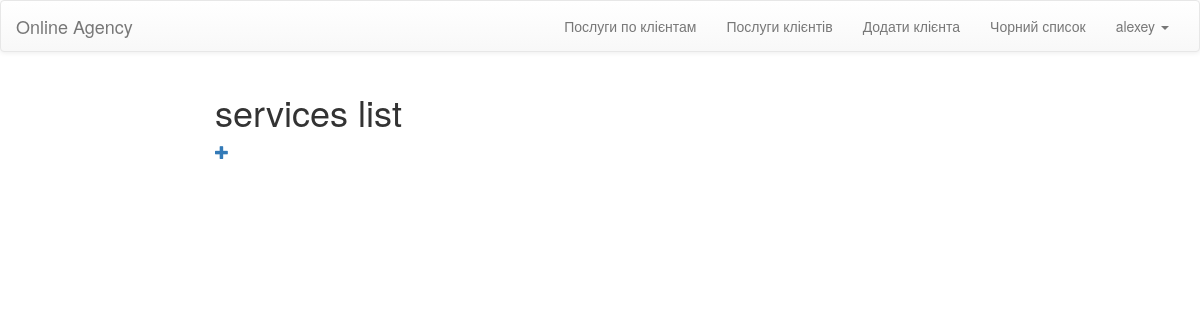
Page /services/ (signed in) on the earlier database version.
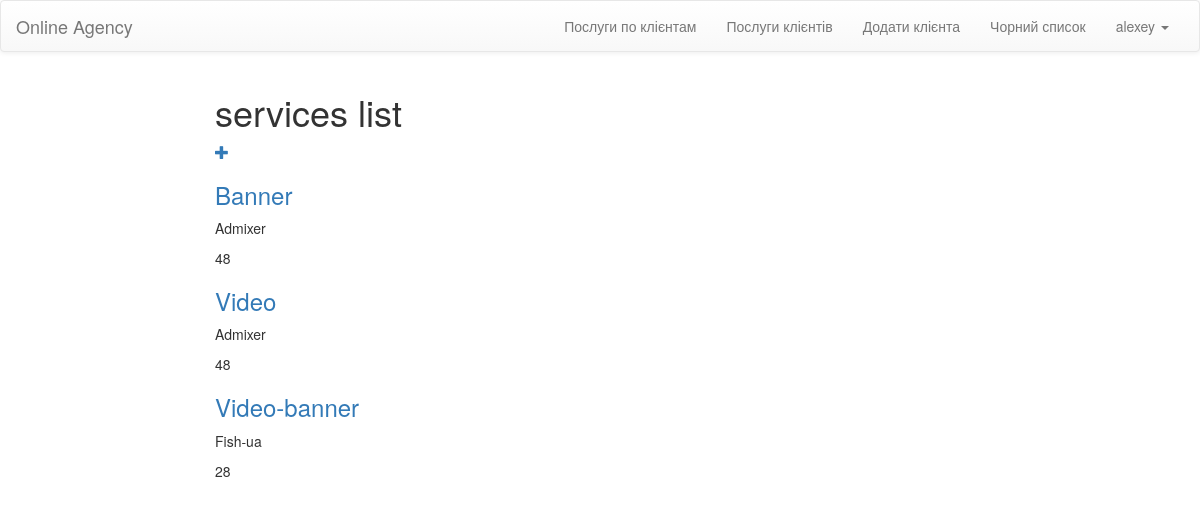
Same page on the later database version.
### OnlineAgecy/models.py (models this page shows, shortened)
class Service(models.Model):
    id = models.AutoField(primary_key=True)
    Name = models.CharField(max_length=40)
    Contractor_id = models.ForeignKey(Contractor)
    Price_per_item = models.IntegerField()
    Count_item = models.IntegerField()

class Contractor(models.Model):
    id = models.AutoField(primary_key=True)
    Name = models.CharField(max_length=40)
    Payment_info = models.CharField(max_length=255)
    def __str__(self):
        return self.Name

### OnlineAgecy/views.py (the view)
# urls.py: url(r'^services/$', views.services, name='services'),
@login_required(login_url="login/")
def services(request):
    services = Service.objects.raw('SELECT * FROM OnlineAgecy_service')
    return render(request, "services/services_list.html", {'services': services})

### templates/services/services_list.html (shortened to what this page needs)
{% extends 'layouts/base.html' %}
{% block content %}
    <div class="col-lg-8 col-lg-offset-2 col-md-8 col-md-offset-2">
        <span>
            <h1> services list </h1>
        </span>
        <span>
            <a href="{% url 'services_new' %}" class="top-menu">
                <span class="glyphicon glyphicon-plus"></span>
            </a>
        </span>
        {% for Service in services %}
             <div class="service">
                 <div class="Name">
                    <h3><a href="{% url 'service_detail' id=Service.id %}">{{Service.Name}}</a></h3>
                 </div>
                 <p>{{Service.Contractor_id}} </p>
                 <p>{{Service.Price_per_item}} </p>
            </div>
        {% endfor %}
    </div>
{% endblock %}

### templates/layouts/base.html (shortened to what this page needs)
	{% load staticfiles %}
	<!DOCTYPE html>
	<html>
	<head>
        <link rel="stylesheet" href="{% static 'css/main.css' %}">
	    <link rel="stylesheet" href="//maxcdn.bootstrapcdn.com/bootstrap/3.2.0/css/bootstrap.min.css">
        <link rel="stylesheet" href="//maxcdn.bootstrapcdn.com/bootstrap/3.2.0/css/bootstrap-theme.min.css">
        <link rel="stylesheet" href="https://cdnjs.cloudflare.com/ajax/libs/bootstrap-datetimepicker/4.17.37/css/bootstrap-datetimepicker.min.css" />
    </head>
	<body>
	<nav class="navbar navbar-default">
	  <div class="container-fluid">
	    <div class="navbar-header">
	      <a class="navbar-brand" href="/">Online Agency</a>
	    </div>
	    <div class="collapse navbar-collapse" id="bs-example-navbar-collapse-1">
	      <ul class="nav navbar-nav navbar-right">
              {% for group in user.groups.all %}
                {% if group.name == 'manager' %}
                  <li><a href="{% url 'contracts_services'  %} ">Послуги по клієнтам</a></li>
                  <li><a href="{% url 'clients_services_count'  %} ">Послуги клієнтів</a></li>
                  <li><a href="{% url 'client_new'  %} ">Додати клієнта</a></li>
                  <li><a href="{% url 'fresh_clients' %} ">Чорний список</a></li>
                {% endif %}
              {% endfor %}
	        <li class="dropdown">
	          <a href="#" class="dropdown-toggle" data-toggle="dropdown" role="button" aria-expanded="false">{{ request.user.username }} <span class="caret"></span></a>
	        </li>
	      </ul>
	    </div>
	  </div>
	</nav>
    {% block content %}
    {% endblock %}
	</body>
	</html>

Differences in the rows shown:
added Service: Name "Banner", Contractor_id "Admixer", Price_per_item "48"
added Service: Name "Video", Contractor_id "Admixer", Price_per_item "48"
added Service: Name "Video-banner", Contractor_id "Fish-ua", Price_per_item "28"
